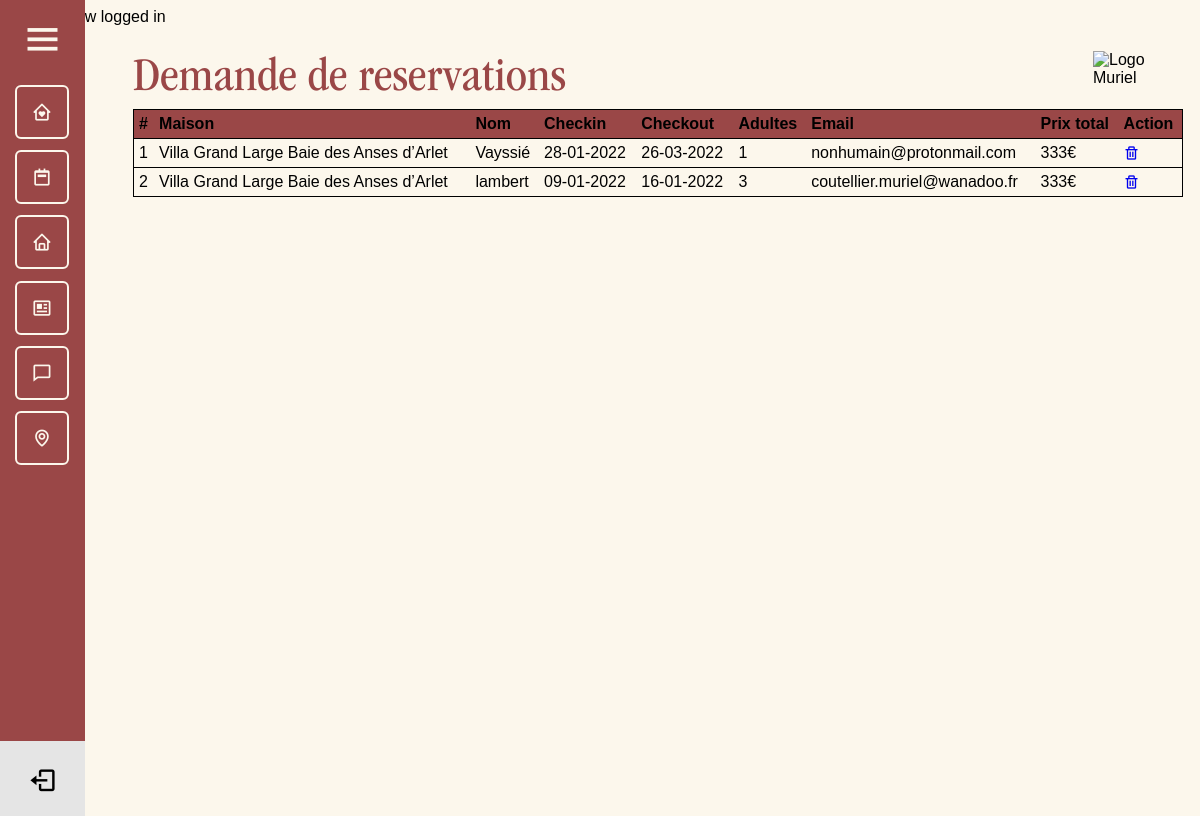
/admin/reservations.php (signed in), run on the app's committed database.
### tables this page shows
CREATE TABLE `reservations` (
  `id` int(11) NOT NULL,
  `name` varchar(255) NOT NULL,
  `checkin` date NOT NULL,
  `checkout` date NOT NULL,
  `phone` text NOT NULL,
  `people` int(11) NOT NULL,
  `email` varchar(255) NOT NULL,
  `children` varchar(255) NOT NULL,
  `address` varchar(255) DEFAULT NULL,
  `commentaire` text NOT NULL,
  `zip` varchar(15) DEFAULT NULL,
  `pays` varchar(255) DEFAULT NULL,
  `id_rooms` int(11) NOT NULL
);

CREATE TABLE `rooms` (
  `id` int(11) NOT NULL,
  `room_number` varchar(255) NOT NULL,
  `shortName` varchar(50) NOT NULL,
  `price` mediumtext NOT NULL,
  `details` text NOT NULL,
  `details2` text NOT NULL,
  `details3` text NOT NULL,
  `lieu` varchar(255) NOT NULL,
  `map` mediumtext NOT NULL,
  `photo` mediumtext NOT NULL,
  `photo2` longtext NOT NULL,
  `photo3` longtext NOT NULL,
  `photo4` longtext NOT NULL,
  `photo5` longtext NOT NULL,
  `photo6` longtext NOT NULL,
  `photo7` longtext NOT NULL,
  `photo8` longtext NOT NULL,
  `photo9` longtext NOT NULL,
  `photo10` longtext NOT NULL,
  `photo11` longtext NOT NULL,
  `photo12` longtext NOT NULL,
  `photo13` longtext NOT NULL,
  `photo14` longtext NOT NULL,
  `photo15` longtext NOT NULL,
  `photo16` longtext NOT NULL,
  `photo17` longtext NOT NULL,
  `photo18` longtext NOT NULL,
  `photo19` longtext NOT NULL,
  `photo20` longtext NOT NULL,
  `photo21` longtext NOT NULL,
  `photo22` longtext NOT NULL,
  `photo23` longtext NOT NULL,
  `photo24` longtext NOT NULL,
  `eq1` longtext NOT NULL,
  `eq2` longtext NOT NULL,
  `eq3` longtext NOT NULL,
  `eq4` longtext NOT NULL,
  `eq5` longtext NOT NULL,
  `eq6` longtext NOT NULL,
  `eq7` longtext NOT NULL,
  `eq8` longtext NOT NULL,
  `eq9` longtext NOT NULL,
  `eq10` longtext NOT NULL,
  `eq11` longtext NOT NULL,
  `eq12` longtext NOT NULL,
  `eq13` longtext NOT NULL,
  `eq14` longtext NOT NULL,
  `eq15` longtext NOT NULL,
  `act1` longtext NOT NULL,
  `act2` longtext NOT NULL,
  `act3` longtext NOT NULL,
  `act4` varchar(80) NOT NULL,
  `act5` varchar(80) NOT NULL
);

### admin/reservations.php (the view, shortened to what this page needs)
<?php
require_once $_SERVER['DOCUMENT_ROOT'] . '/core/core.php';
include 'includes/header.php';
include 'includes/navigation.php';
$sql = "SELECT * FROM rooms INNER JOIN reservations WHERE rooms.id = reservations.id_rooms ORDER BY reservations.id DESC";
$result = $db->query($sql);
$row_count = 1;
?>
<div class="admin_page">
  <div class="header_admin">
    <h1>Demande de reservations</h1>
    <img src="../assets/png/LOGO_03_PNG_NOIR.png" alt="Logo Muriel">
  </div>
  <div class="admin_page_reserv">
    <table class="table table-striped table-condensed table-bordered">
      <thead>
        <tr>
          <th>#</th>
          <th>Maison</th>
          <th>Nom</th>
          <th>Checkin</th>
          <th>Checkout</th>
          <th>Adultes</th>
          <th>Email</th>
          <th>Prix total</th>
          <th>Action</th>
        </tr>
      </thead>
      <tbody>
        <?php while ($rows = $result->fetch(PDO::FETCH_ASSOC)) :
          $timestamp = strtotime($rows['checkin']);
          $new_checkin = date("d-m-Y", $timestamp);
          $timestamp2 = strtotime($rows['checkout']);
          $new_checkout = date("d-m-Y", $timestamp2);
        ?>
          <tr>
            <td><?= $row_count++; ?></td>
            <td><?= $rows['room_number']; ?></td>
            <td><?= $rows['name']; ?></td>
            <td><?= $new_checkin; ?></td>
            <td><?= $new_checkout; ?></td>
            <td><?= $rows['people']; ?></td>
            <td><?= $rows['email']; ?></td>
            <td><?= $rows['price']; ?>€</td>
            <td>
              <a href="reservations.php?delete=<?= $rows['id']; ?>" onclick="return confirm('Vous êtes sur le point de supprimer une demande de réservation')"><i class='bx bx-trash'></i></a>
            </td>
          </tr>
        <?php endwhile; ?>
      </tbody>
    </table>
  </div>
</div>

### admin/css/style.css (style rules this page uses)
body { position: relative; min-height: 100vh; width: 100%; background-color: #FCF7EC; font-family: sans-serif; overflow-x: hidden; }
.admin_page { margin: 25px 25px 25px 125px; }
.admin_page .header_admin { display: flex; justify-content: space-between; }
.admin_page .header_admin h1 { font-family: ITCGaramondStd-BkNarrow; font-style: normal; font-weight: normal; font-size: 4vw; margin: 0; color: #9A4747; }
.admin_page .header_admin img { max-height: 40px; max-width: 90px; }
.admin_page_reserv table, .admin_page_comments table, .admin_page_users table { width: 100%; border-collapse: collapse; border: solid 1px; }
.admin_page_reserv th, .admin_page_comments th, .admin_page_users th { text-align: left; padding: 5px; }
.admin_page_reserv thead, .admin_page_comments thead, .admin_page_users thead { background-color: #9A4747; }
.admin_page_reserv tr, .admin_page_comments tr, .admin_page_users tr { border-bottom: solid 1px; }
.admin_page_reserv td, .admin_page_comments td, .admin_page_users td { padding: 5px; }

### data on the page
reservations: id_rooms.room_number "Villa Grand Large Baie des Anses d’Arlet", name "Vayssié", checkin "28-01-2022", checkout "26-03-2022", people "1", email "nonhumain@protonmail.com", id_rooms.price "333"
reservations: id_rooms.room_number "Villa Grand Large Baie des Anses d’Arlet", name "lambert", checkin "09-01-2022", checkout "16-01-2022", people "3", email "coutellier.muriel@wanadoo.fr", id_rooms.price "333"

### other printed values
$_SESSION['logged_in'] "You are now logged in"
